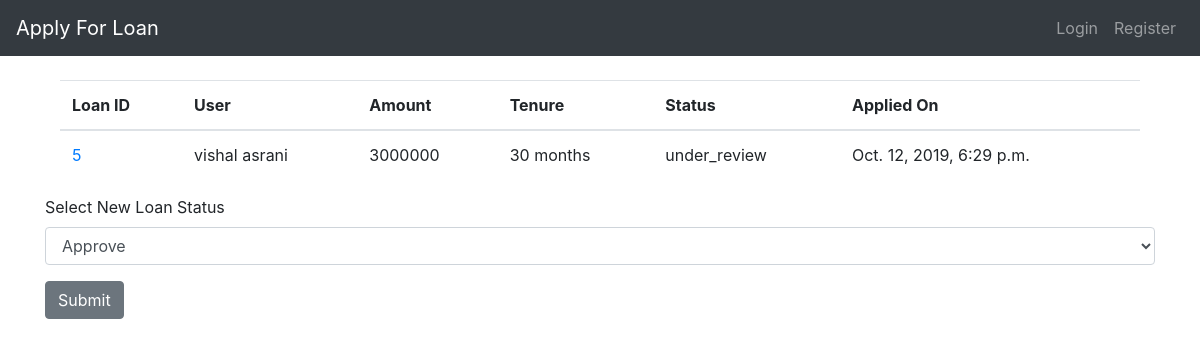
/loan_application/status/5, run on the app's committed database.
### authenticate/models.py (models this page shows, shortened)
class LoanApplication(models.Model):
    UNDER_REVIEW = "under_review"
    APPROVED = "approved"
    DISBURSED = "disbursed"
    REJECTED = "rejected"
    TYPE_CHOICES = (
        (UNDER_REVIEW, "under_review"),
        (APPROVED, "approved"),
        (DISBURSED, "disbursed"),
        (REJECTED, "rejected"),
    )
    user = models.ForeignKey(User, on_delete=models.CASCADE)
    amount = models.PositiveIntegerField(default=100000)
    tenure = models.PositiveIntegerField(default=12)
    status = models.CharField(max_length=20, default=UNDER_REVIEW, choices=TYPE_CHOICES)
    created_date = models.DateTimeField(auto_now_add=True)
    modified_date = models.DateTimeField(auto_now=True)

### authenticate/views.py (the view, shortened to what this page needs)
class LoanStatus(View):
    def get(self, *args, **kwargs):
        loan_details = LoanApplication.objects.get(id=kwargs["loan_id"])
        return render(
            self.request, "authenticate/update_loan_status.html", {"loan": loan_details}
        )

### authenticate/templatetags/template_filter.py (called while the page is built)
@register.filter
def is_admin(arg):
    return arg.groups.filter(name="ADMIN").exists()

### authenticate/templates/authenticate/update_loan_status.html (shortened to what this page needs)
{% extends 'authenticate/base.html' %}
{% block content %}
<div class="col-md-12 offset-md-0">
	<table class="table">
	  <thead>
		<tr>
			<th scope="col">Loan ID</th>
			<th scope="col">User</th>
			<th scope="col">Amount</th>
			<th scope="col">Tenure</th>
			<th scope="col">Status</th>
			<th scope="col">Applied On</th>
		</tr>
	  </thead>
	  <tbody>
		<tr>
			<td><a href="{% url 'authenticate:loan_status' loan_id=loan.id %}">{{ loan.id }}</a></td>
			<td>{{ loan.user.first_name }} {{ loan.user.last_name }}</td>
			<td>{{ loan.amount }}</td>
			<td>{{ loan.tenure }} months</td>
			<td>{{ loan.status }}</td>
			<td>{{ loan.created_date }}</td>
		</tr>
	  </tbody>
	</table>
</div>
<form method="POST" action="{% url 'authenticate:loan_status' loan_id=loan.id %}">
	<label>Select New Loan Status</label>
	<div class="form-group">
		<select class="form-control" id="newStatus" name="new_status">
      		<option>Approve</option>
      	</select>
	</div>
	<button type="submit" class="btn btn-secondary">Submit</button>
</form>
{% endblock %}

### data on the page
LoanApplication: id "5", user.first_name "vishal", user.last_name "asrani", amount "3000000", tenure "30", status "under_review", created_date "Oct. 12, 2019, 6:29 p.m."
